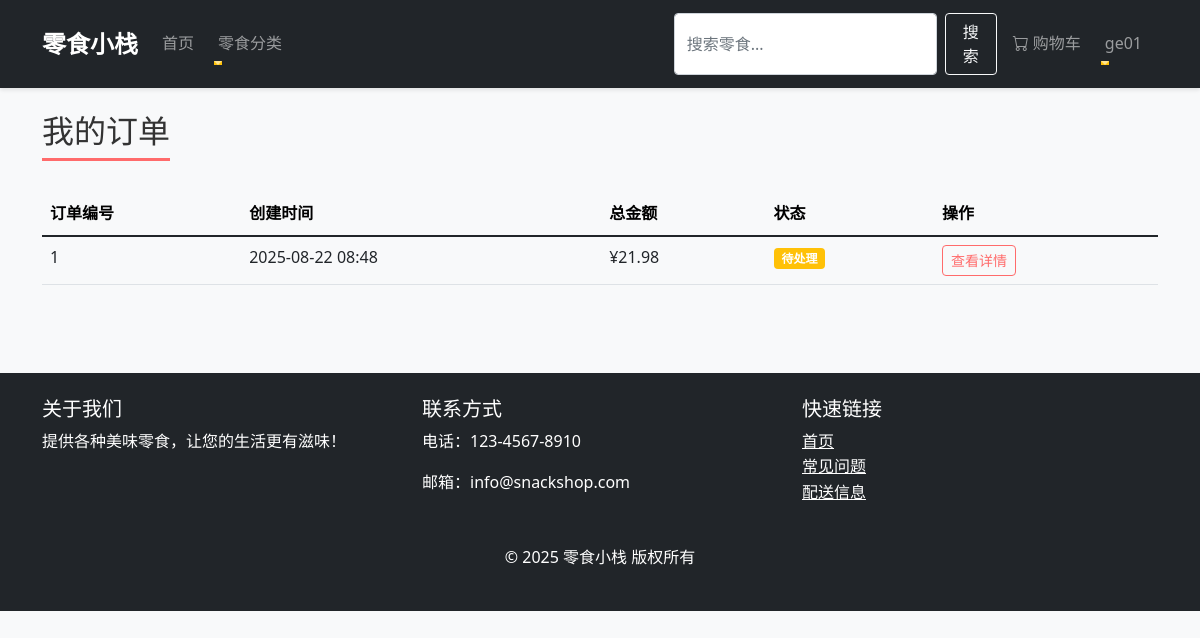
The page /orders/ (signed in) on the database as committed earlier.
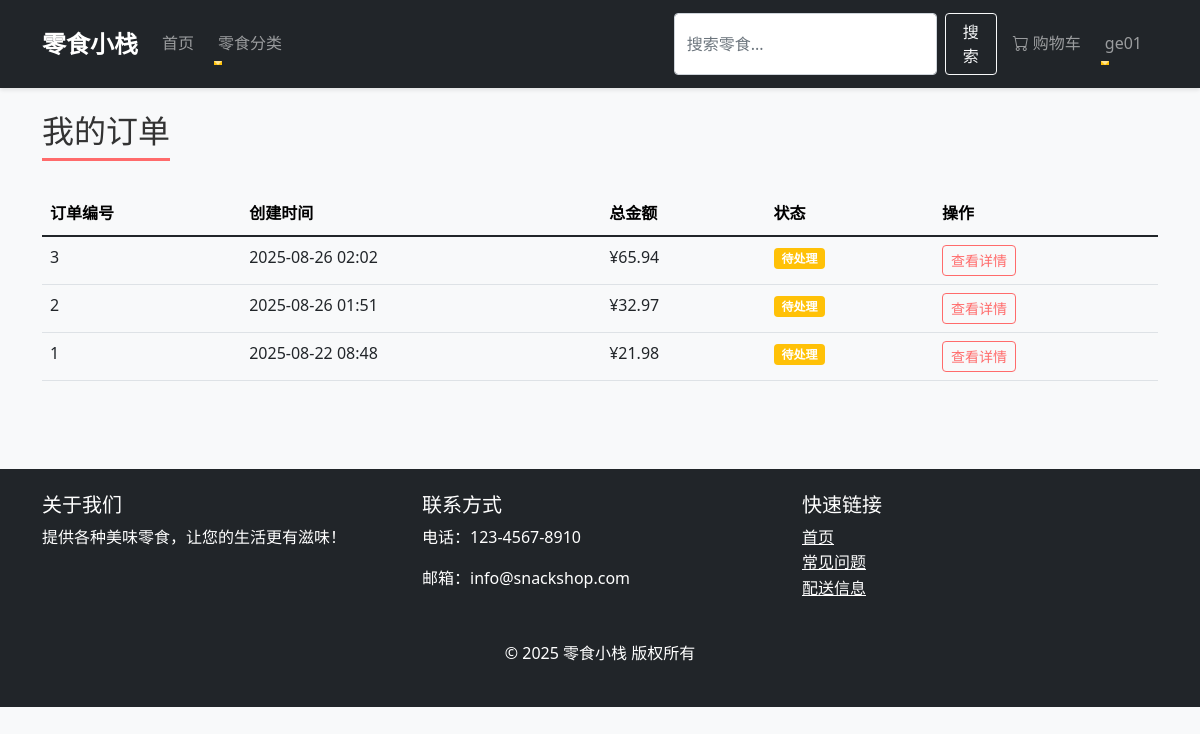
The same page on the database as committed later.
### orders/models.py (models this page shows, shortened)
class Order(models.Model):
    STATUS_CHOICES = (
        ('pending', '待处理'),
        ('paid', '已支付'),
        ('shipped', '已发货'),
        ('delivered', '已送达'),
        ('cancelled', '已取消'),
    )
    user = models.ForeignKey(settings.AUTH_USER_MODEL, on_delete=models.CASCADE, related_name='orders',
                             verbose_name="用户")
    first_name = models.CharField(max_length=100, verbose_name="名")
    last_name = models.CharField(max_length=100, verbose_name="姓")
    email = models.EmailField(verbose_name="邮箱")
    address = models.CharField(max_length=250, verbose_name="地址")
    postal_code = models.CharField(max_length=20, verbose_name="邮政编码")
    city = models.CharField(max_length=100, verbose_name="城市")
    phone = models.CharField(max_length=20, verbose_name="电话")
    status = models.CharField(max_length=20, choices=STATUS_CHOICES, default='pending', verbose_name="订单状态")
    created_at = models.DateTimeField(auto_now_add=True, verbose_name="创建时间")
    updated_at = models.DateTimeField(auto_now=True, verbose_name="更新时间")
    total_price = models.DecimalField(max_digits=10, decimal_places=2, verbose_name="订单总价")
    class Meta:
        ordering = ['-created_at']
        verbose_name = '订单'
        verbose_name_plural = '订单'

### orders/views.py (the view)
# urls.py: path('', views.order_list, name='order_list'),  # 订单列表
@login_required
def order_list(request):
    orders = Order.objects.filter(user=request.user).order_by('-created_at')
    return render(request, 'orders/order_list.html', {
        'orders': orders
    })

### cart/context_processors.py (called while the page is built, shortened)
def cart(request):
    cart_obj = None
    try:
        if request.user.is_authenticated:
            carts = Cart.objects.filter(user=request.user).order_by('-updated_at')
            if len(carts) > 1:
                for cart in carts[1:]:
                    cart.delete()
                cart_obj = carts[0]
            else:
                cart_obj, created = Cart.objects.get_or_create(user=request.user)
    except MultipleObjectsReturned:
        if request.user.is_authenticated:
            Cart.objects.filter(user=request.user).exclude(id=carts.first().id).delete()
            cart_obj = carts.first()
        else:
            Cart.objects.filter(session_id=session_id).exclude(id=carts.first().id).delete()
            cart_obj = carts.first()
    return {'cart': cart_obj}

### templates/orders/order_list.html (shortened to what this page needs)
{% extends "base.html" %}
{% block content %}
    <h2 class="page-title">我的订单</h2>
    {% if orders %}
        <div class="table-responsive">
            <table class="table table-hover">
                <thead class="table-light">
                    <tr>
                        <th>订单编号</th>
                        <th>创建时间</th>
                        <th>总金额</th>
                        <th>状态</th>
                        <th>操作</th>
                    </tr>
                </thead>
                <tbody>
                    {% for order in orders %}
                        <tr>
                            <td>{{ order.id }}</td>
                            <td>{{ order.created_at|date:"Y-m-d H:i" }}</td>
                            <td>¥{{ order.total_price }}</td>
                            <td>
                                {% if order.status == 'pending' %}
                                    <span class="badge bg-warning">待处理</span>
                                {% elif order.status == 'paid' %}
                                    <span class="badge bg-info">已支付</span>
                                {% elif order.status == 'shipped' %}
                                    <span class="badge bg-primary">已发货</span>
                                {% elif order.status == 'delivered' %}
                                    <span class="badge bg-success">已送达</span>
                                {% else %}
                                    <span class="badge bg-danger">已取消</span>
                                {% endif %}
                            </td>
                            <td>
                                <a href="{% url 'orders:order_detail' order.id %}" class="btn btn-sm btn-outline-primary">
                                    查看详情
                                </a>
                            </td>
                        </tr>
                    {% endfor %}
                </tbody>
            </table>
        </div>
    {% else %}
        <div class="alert alert-info">
            <h4>您还没有任何订单</h4>
            <p>快去选购喜欢的零食吧！</p>
            <a href="{% url 'home' %}" class="btn btn-primary mt-2">浏览零食</a>
        </div>
    {% endif %}
{% endblock %}

### templates/base.html (shortened to what this page needs)
<!DOCTYPE html>
<html lang="zh-CN">
<head>
    <link href="https://cdn.jsdelivr.net/npm/bootstrap@5.1.3/dist/css/bootstrap.min.css" rel="stylesheet">
    {% load static %}
    <link rel="stylesheet" href="{% static 'css/style.css' %}">
</head>
<body>
    <nav class="navbar navbar-expand-lg navbar-dark bg-dark">
        <div class="container">
            <a class="navbar-brand" href="{% url 'home' %}">零食小栈</a>
            <div class="collapse navbar-collapse" id="navbarNav">
                <ul class="navbar-nav me-auto">
                    <li class="nav-item">
                        <a class="nav-link" href="{% url 'home' %}">首页</a>
                    </li>
                    <li class="nav-item dropdown">
                        <a class="nav-link dropdown-toggle" href="#" id="navbarDropdown" role="button" data-bs-toggle="dropdown">
                            零食分类
                        </a>
                    </li>
                </ul>
                <form class="d-flex me-2" action="{% url 'home' %}" method="get">
                    <input class="form-control me-2" type="search" name="search" placeholder="搜索零食..." aria-label="Search">
                    <button class="btn btn-outline-light" type="submit">搜索</button>
                </form>
                <ul class="navbar-nav">
                    <li class="nav-item">
                        <a class="nav-link" href="{% url 'cart:cart_detail' %}">
                            <i class="bi bi-cart"></i> 购物车
                        </a>
                    </li>
                    {% if user.is_authenticated %}
                        <li class="nav-item dropdown">
                            <a class="nav-link dropdown-toggle" href="#" id="userDropdown" role="button" data-bs-toggle="dropdown">
                                {{ user.username }}
                            </a>
                        </li>
                    {% endif %}
                </ul>
            </div>
        </div>
    </nav>
    <main class="container py-4">
        {% block content %}{% endblock %}
    </main>
    <footer class="bg-dark text-white py-4 mt-5">
        <div class="container">
            <div class="row">
                <div class="col-md-4">
                    <h5>关于我们</h5>
                    <p>提供各种美味零食，让您的生活更有滋味！</p>
                </div>
                <div class="col-md-4">
                    <h5>联系方式</h5>
                    <p>电话：123-4567-8910</p>
                    <p>邮箱：info@snackshop.com</p>
                </div>
                <div class="col-md-4">
                    <h5>快速链接</h5>
                    <ul class="list-unstyled">
                        <li><a href="{% url 'home' %}" class="text-white">首页</a></li>
                        <li><a href="#" class="text-white">常见问题</a></li>
                        <li><a href="#" class="text-white">配送信息</a></li>
                    </ul>
                </div>
            </div>
            <div class="text-center mt-4">
                <p>&copy; {% now "Y" %} 零食小栈 版权所有</p>
            </div>
        </div>
    </footer>
    <link rel="stylesheet" href="https://cdn.jsdelivr.net/npm/bootstrap-icons@1.8.1/font/bootstrap-icons.css">
</body>
</html>

### static/css/style.css (style rules this page uses)
* { margin: 0; padding: 0; box-sizing: border-box; }
body { font-family: 'Segoe UI', Tahoma, Geneva, Verdana, sans-serif; line-height: 1.6; color: #333; background-color: #f8f9fa; }
.navbar { box-shadow: 0 2px 4px rgba(0, 0, 0, 0.1); padding: 0.8rem 1rem; }
.navbar-brand { font-weight: bold; font-size: 1.5rem; transition: color 0.3s ease; }
.nav-link { position: relative; margin-right: 0.5rem; }
.nav-link::after { content: ''; position: absolute; bottom: 0; left: 0; width: 0; height: 2px; background-color: #ffc107; transition: width 0.3s ease; }
.btn { border-radius: 4px; transition: all 0.3s ease; }
.btn-outline-primary { color: #ff6b6b; border-color: #ff6b6b; }
footer { background-color: #2d3436; color: #dfe6e9; }
footer a { color: #dfe6e9; transition: color 0.3s ease; }
.badge { animation: pulse 1s infinite; }
.form-control { transition: border-color 0.3s ease, box-shadow 0.3s ease; }
.page-title { margin-bottom: 2rem; padding-bottom: 0.5rem; border-bottom: 3px solid #ff6b6b; display: inline-block; }

Rows that differ between the two databases and show on the page:
added Order: id "3", created_at "2025-08-26 02:02", total_price "65.94", status "待处理"
added Order: id "2", created_at "2025-08-26 01:51", total_price "32.97", status "待处理"
